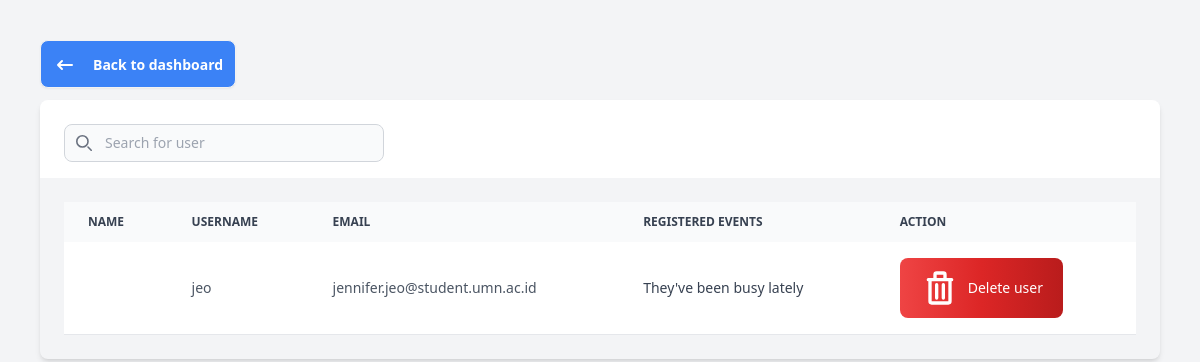
Page /public/admin/registered_user.php on the earlier database version.
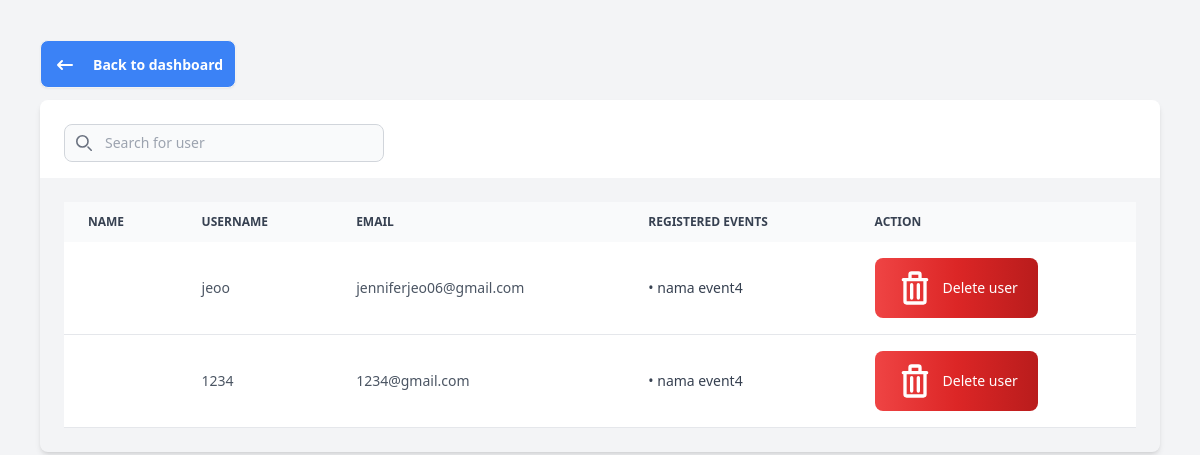
Same page on the later database version.
### tables this page shows
CREATE TABLE `user` (
  `user_id` int(11) NOT NULL,
  `username` varchar(100) NOT NULL,
  `password` varchar(100) NOT NULL,
  `email` varchar(100) NOT NULL,
  `last_login_at` datetime DEFAULT NULL,
  `first_name` varchar(50) NOT NULL,
  `last_name` varchar(50) NOT NULL,
  `gender` varchar(10) DEFAULT NULL,
  `headline` varchar(100) DEFAULT NULL,
  `bio` varchar(255) DEFAULT NULL,
  `profile_image` varchar(255) DEFAULT NULL,
  `created_at` timestamp NOT NULL DEFAULT current_timestamp(),
  `password_reset_token` varchar(255) DEFAULT NULL,
  `password_reset_expires_at` datetime DEFAULT NULL,
  `remember_me_selector` varchar(255) DEFAULT NULL,
  `remember_me_token` varchar(255) DEFAULT NULL
);

CREATE TABLE `event` (
  `event_id` int(11) NOT NULL,
  `event_name` varchar(50) NOT NULL,
  `description` varchar(100) NOT NULL,
  `capacity` int(11) NOT NULL,
  `location` varchar(100) NOT NULL,
  `start_date` date NOT NULL,
  `end_date` date NOT NULL,
  `start_time` time NOT NULL,
  `end_time` time NOT NULL,
  `image` varchar(100) NOT NULL,
  `status_toogle` tinyint(4) NOT NULL
);

### public/DB.php (called while the page is built, shortened)
<?php
function connectDB() {
    try {
        $dsn = "mysql:host=" . DB_HOST . ";dbname=" . DB_NAME;
        $pdo = new PDO($dsn, DB_USER, DB_PASS);
        $pdo->setAttribute(PDO::ATTR_ERRMODE, PDO::ERRMODE_EXCEPTION);
        $pdo->setAttribute(PDO::ATTR_DEFAULT_FETCH_MODE, PDO::FETCH_ASSOC);
        return $pdo;
    } catch(PDOException $e) {
        die("Connection failed: " . $e->getMessage());
    }
}

### public/admin/registered_user.php (the view, shortened to what the changed rows need)
<?php
require_once('../DB.php');
$sql = "SELECT user_id,username,email,COALESCE(CONCAT(first_name, ' ', last_name), first_name) as name FROM user";
$stmt = connectDB()->prepare($sql);
$stmt->execute();
$users = $stmt->fetchAll(PDO::FETCH_ASSOC);
function getUserEvents($userid){
    $sql = "SELECT e.event_name as eventName
            FROM event e
            JOIN event_participants ep
            ON ep.event_id = e.event_id
            JOIN user u
            ON ep.user_id = u.user_id
            WHERE ep.user_id = :id";
    $stmt = connectDB()->prepare($sql);
    $id = $userid;
    $stmt->bindParam(":id", $id, PDO::PARAM_INT);
    $stmt->execute();
    $event = $stmt->fetchAll(PDO::FETCH_ASSOC);
    return $event;
}
?>
<html lang="en">
<head>
    <link href="../styles.css" rel="stylesheet">
    <script src="https://cdn.tailwindcss.com"></script>
    <link href="https://cdn.jsdelivr.net/npm/flowbite@2.5.2/dist/flowbite.min.css" rel="stylesheet" />
</head>
<body class="bg-gray-100 p-10">
    <div class="mt-3 relative overflow-x-auto shadow-md rounded-lg dark:bg-gray-900">
        <?php if ($stmt->rowCount() > 0): ?>
            <div class="relative overflow-x-auto p-6">
                <table class="w-full text-sm text-left rtl:text-right text-gray-500 dark:text-gray-400">
                    <thead class="text-xs text-gray-700 uppercase bg-gray-50 dark:bg-gray-700 dark:text-gray-400">
                        <tr>
                            <th scope="col" class="px-6 py-3">
                                Name
                            </th>
                            <th scope="col" class="px-6 py-3">
                                Username
                            </th>
                            <th scope="col" class="px-6 py-3">
                                Email
                            </th>
                            <th scope="col" class="px-6 py-3">
                                Registered events
                            </th>
                            <th scope="col" class="px-6 py-3">
                                Action
                            </th>
                        </tr>
                    </thead>
                    <tbody>
                        <?php foreach ($users as $user) { ?>
                        <tr class="bg-white border-b dark:bg-gray-800 dark:border-gray-700 hover:bg-gray-50 dark:hover:bg-gray-600">
                            <th scope="row" class="px-3 py-4 font-medium text-gray-900 whitespace-nowrap dark:text-white">
                            </th>
                            <td class="px-6 py-4">
                                <p class="dark:text-white text-gray-600"><?= htmlspecialchars($user['username']) ?></p>
                            </td>
                            <td class="px-6 py-4">
                                <p class="dark:text-white text-gray-600"><?= htmlspecialchars($user['email']) ?></p>
                            </td>
                            <td class="px-6 py-4">
                                <?php
                                $events = getUserEvents($user['user_id']);
                                if (!empty($events)) {
                                    foreach ($events as $event) {?>
                                        <p class="text-gray-700 dark:text-white">• <?= htmlspecialchars($event['eventName']) ?></p>
                                    <?php }
                                } else { ?>
                                    <p class="text-gray-700 dark:text-white">They've been busy lately</p>
                                <?php } ?>
                            </td>
                            <td class="px-6 py-4 flex flex-row space-x-3 ">
                                <button type="button"
                                        data-modal-target="popup-modal-<?= htmlspecialchars($user['user_id']) ?>"
                                        data-modal-toggle="popup-modal-<?= htmlspecialchars($user['user_id']) ?>"
                                        class="delete-event-btn items-center flex flex-row text-white bg-gradient-to-r from-red-500 via-red-600 to-red-700 hover:bg-gradient-to-br focus:ring-4 focus:outline-none focus:ring-red-300 dark:focus:ring-red-800 font-medium rounded-lg text-sm px-5 py-2.5">
                                    Delete user
                                </button>
                            </td>
                        </tr>
                    <?php } ?>
                    </tbody>
                </table>
            </div>
        <?php else: ?>
            <p>No user found</p>
        <?php endif; ?>
    </div>
</body>
</html>

Differences in the rows shown:
removed user: username "jeo", email "jennifer.jeo@student.umn.ac.id", shows "They've been busy lately"
added user: username "jeoo", email "jenniferjeo06@gmail.com"
added event: event_name "nama event4"
added user: username "1234", email "1234@gmail.com"
